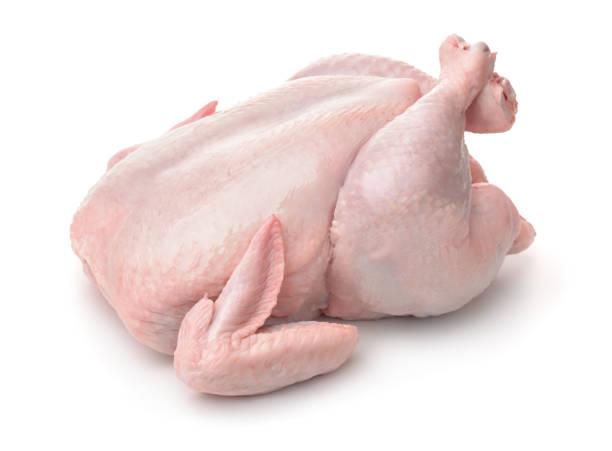
#> input picture backend/app/tests/img/istockphoto-1282866808-612x612.jpg, 612 x 451 px
$ python -i image_processing.py   (imports and definitions only)
#> lines starting #> are read from the running program, lines starting #| are printed output that depends on the picture
import cv2
import numpy as np

def preprocess_image(image_np: np.ndarray, target_size=(640, 640)) -> np.ndarray:

    # Convertir RGB → BGR (OpenCV attend du BGR)
#> called with target_size = (640, 640)
    image_bgr = cv2.cvtColor(image_np, cv2.COLOR_RGB2BGR)
#> image_bgr is the input picture: shape (451, 612, 3); mean B, G, R 221.4, 223.1, 237.3

    # Denoising
    denoised = cv2.GaussianBlur(image_bgr, (3, 3), 0.5)

    # Éclaircissement
    brightened = cv2.convertScaleAbs(denoised, alpha=1.0, beta=20)
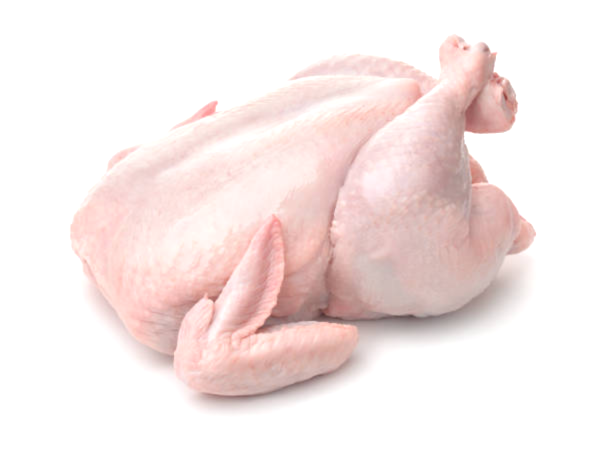
#> brightened: shape (451, 612, 3); mean B, G, R 230.7, 232.4, 245.7

    # Normalisation
    normalized = brightened.astype(np.float32) / 255.0

    # --- Redimensionnement avec padding intégré ---
    h, w = normalized.shape[:2]
#> h = 451; w = 612
    target_w, target_h = target_size
    scale = min(target_w / w, target_h / h)
#> scale = 1.05
    new_w = int(w * scale)
#> new_w = 640
    new_h = int(h * scale)
#> new_h = 471

    resized = cv2.resize(normalized, (new_w, new_h), interpolation=cv2.INTER_AREA)

    delta_w = target_w - new_w
#> delta_w = 0
    delta_h = target_h - new_h
#> delta_h = 169
    top, bottom = delta_h // 2, delta_h - (delta_h // 2)
#> top = 84; bottom = 85
    left, right = delta_w // 2, delta_w - (delta_w // 2)
#> left = 0; right = 0

    padded = cv2.copyMakeBorder(resized, top, bottom, left, right, cv2.BORDER_CONSTANT, value=(0, 0, 0))
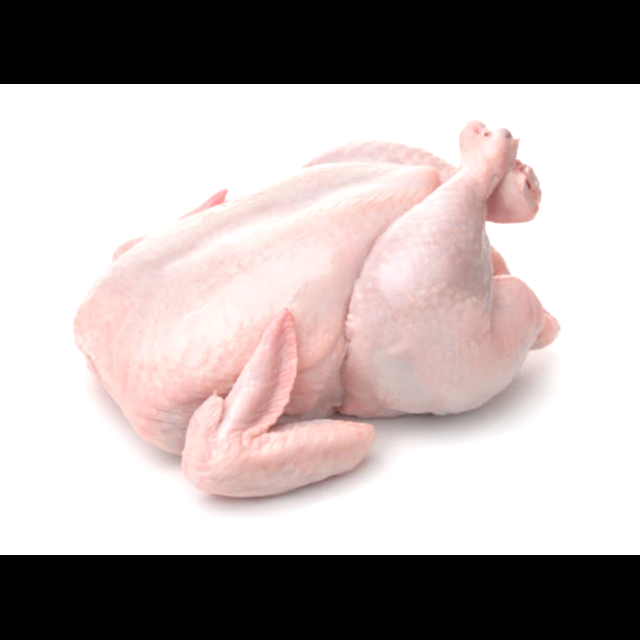
#> padded: shape (640, 640, 3) float32; mean B, G, R 0.666, 0.671, 0.709

    return padded

>>> import cv2
>>> picture = cv2.cvtColor(cv2.imread('../tests/img/istockphoto-1282866808-612x612.jpg'), cv2.COLOR_BGR2RGB)
>>> result = preprocess_image(picture)

$ run again, on backend/app/tests/img/istockphoto-1388403435-612x612.jpg
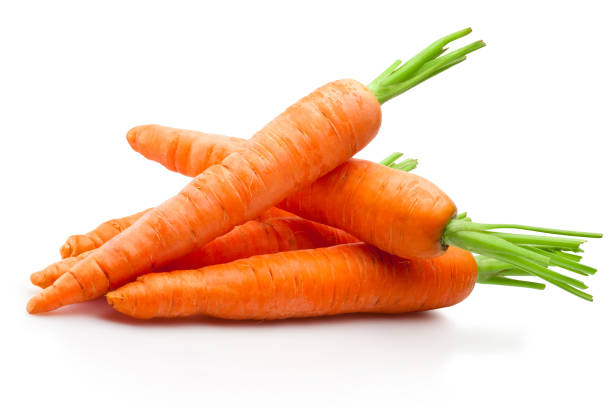
#> input picture backend/app/tests/img/istockphoto-1388403435-612x612.jpg, 612 x 408 px
#> in preprocess_image, image_bgr is the input picture: shape (408, 612, 3); mean B, G, R 186.4, 208.4, 241
#> in preprocess_image, `brightened = cv2.convertScaleAbs(denoised, alpha=1.0, beta=20)`:
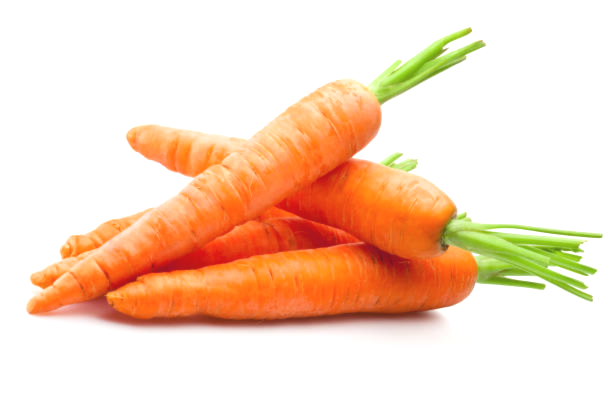
#> brightened: shape (408, 612, 3); mean B, G, R 194.3, 216.2, 246.3
#> in preprocess_image, `padded = cv2.copyMakeBorder(resized, top, bottom, left, right, cv2.BOR..`:
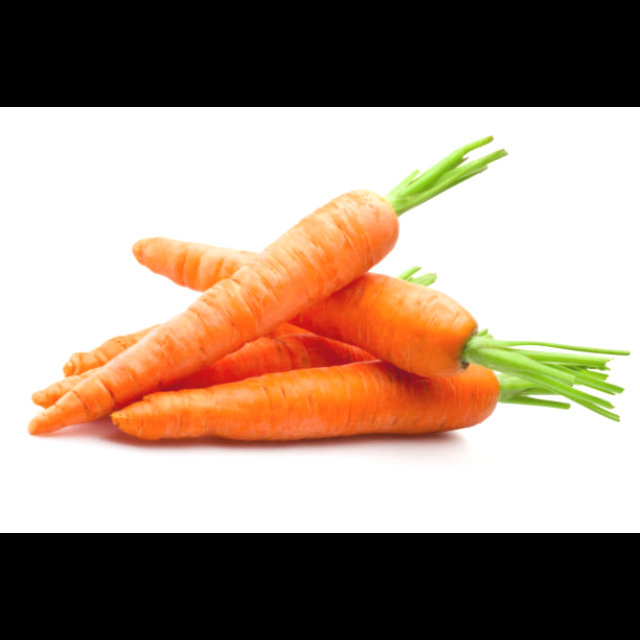
#> padded: shape (640, 640, 3) float32; mean B, G, R 0.507, 0.564, 0.643
